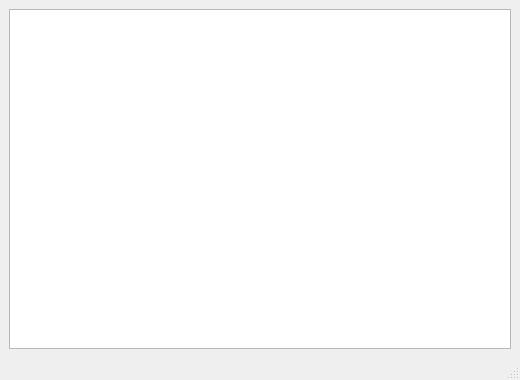
<?xml version="1.0" encoding="UTF-8"?>
<ui version="4.0">
 <class>ColorSpecsUI</class>
 <widget class="QMainWindow" name="ColorSpecsUI">
  <property name="geometry">
   <rect>
    <x>0</x>
    <y>0</y>
    <width>520</width>
    <height>380</height>
   </rect>
  </property>
  <property name="windowTitle">
   <string>Color specifications</string>
  </property>
  <widget class="QWidget" name="centralwidget">
   <layout class="QVBoxLayout" name="verticalLayout">
    <item>
     <widget class="QTableWidget" name="tabColorSpecs"/>
    </item>
   </layout>
  </widget>
  <widget class="QMenuBar" name="menubar">
   <property name="geometry">
    <rect>
     <x>0</x>
     <y>0</y>
     <width>520</width>
     <height>21</height>
    </rect>
   </property>
  </widget>
  <widget class="QStatusBar" name="statusbar"/>
 </widget>
 <resources/>
 <connections/>
</ui>
